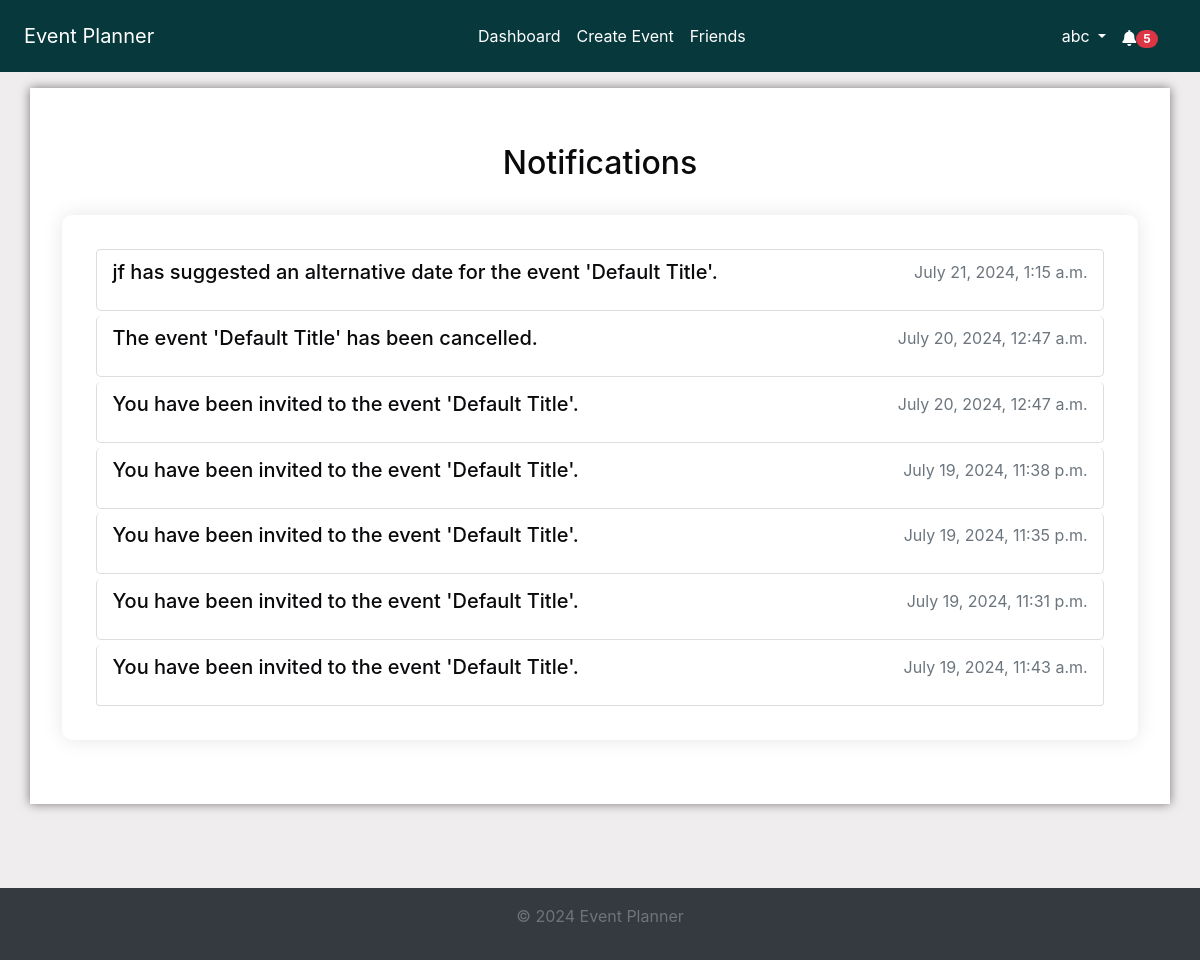
The page /notifications/ (signed in) on the database its author committed.
### notifications/models.py (models this page shows, shortened)
class Notification(models.Model):
    NOTIFICATION_TYPES = [
        ("event_created", "Event Created"),
        ("event_updated", "Event Updated"),
        ("event_cancelled", "Event Cancelled"),
        ("invitation_response", "Invitation Response"),
        ("suggested_alternate_date", "Suggested Alternate Date"),
        ("event_confirmed", "Event Confirmed"),
        ("friend_request_received", "Friend Request Received"),
    ]
    user = models.ForeignKey(User, on_delete=models.CASCADE)
    event = models.ForeignKey(
        Event, on_delete=models.CASCADE, null=True, blank=True
    )
    type = models.CharField(max_length=50, choices=NOTIFICATION_TYPES)
    message = models.TextField()
    created_at = models.DateTimeField(auto_now_add=True)
    read = models.BooleanField(default=False)
    url = models.URLField(default="/")

### notifications/views.py (the view)
# urls.py: path("", views.notifications, name="notifications"),
@login_required
def notifications(request):
    notifications = Notification.objects.filter(user=request.user).order_by(
        "-created_at"
    )
    context = {"notifications": notifications}
    return render(request, "notifications/notifications.html", context)

### accounts/context_processors.py (called while the page is built)
def google_api_key(request):
    return {"GOOGLE_API_KEY": os.getenv("GOOGLE_API_KEY")}

### notifications/context_processors.py (called while the page is built)
def notifications(request):
    if request.user.is_authenticated:
        all_unread_notifications = Notification.objects.filter(
            user=request.user, read=False
        ).order_by("-created_at")
        unread_count = all_unread_notifications.count()
        recent_unread_notifications = all_unread_notifications[:8]
        return {
            "recent_unread_notifications": recent_unread_notifications,
            "unread_count": unread_count,
        }
    return {}

### templates/notifications/notifications.html (shortened to what this page needs)
{% extends 'base.html' %}
{% block content %}
<div class="container">
    <h2 class="text-center mt-4 mb-4">Notifications</h2>
    <div class="notifications-list">
        <ul class="list-group">
            {% for notification in notifications %}
                <li class="list-group-item">
                    {% if notification.type == 'friend_request_received' %}
                        <a href="{% url 'friends_page' %}" class="notification-link">
                            <h5 class="notification-title">{{ notification.message }}</h5>
                            <p class="notification-time text-muted">{{ notification.created_at|date:"F j, Y, g:i a" }}</p>
                        </a>
                    {% else %}
                        <a href="{% url 'mark_notification_read' notification.id %}" class="notification-link">
                            <h5 class="notification-title">{{ notification.message }}</h5>
                            <p class="notification-time text-muted">{{ notification.created_at|date:"F j, Y, g:i a" }}</p>
                        </a>
                    {% endif %}
                </li>
            {% endfor %}
        </ul>
    </div>
</div>
{% endblock %}

### templates/base.html (shortened to what this page needs)
<!DOCTYPE html>
<html lang="en">
<head>
    {% load static %}
    <link rel="stylesheet" href="https://stackpath.bootstrapcdn.com/bootstrap/4.5.2/css/bootstrap.min.css">
    <link rel="stylesheet" href="{% static 'css/styles.css' %}">
    <link rel="stylesheet" href="https://cdnjs.cloudflare.com/ajax/libs/font-awesome/5.15.4/css/all.min.css">
    <link rel="stylesheet" href="https://cdnjs.cloudflare.com/ajax/libs/fullcalendar/3.10.2/fullcalendar.min.css" />
</head>
<body class="c-app">
    <header class="c-header c-header-light c-header-fixed">
        <nav class="navbar navbar-expand-lg navbar-light">
            <a class="navbar-brand" href="{% url 'home' %}">Event Planner</a>
            <div class="collapse navbar-collapse" id="navbarSupportedContent">
                {% if user.is_authenticated %}
                <ul class="navbar-nav mx-auto">
                    <li class="nav-item {% if request.resolver_match.url_name == 'dashboard' %}active{% endif %}">
                        <a class="nav-link" href="{% url 'dashboard' %}">Dashboard</a>
                    </li>
                    <li class="nav-item {% if request.resolver_match.url_name == 'create_event' %}active{% endif %}">
                        <a class="nav-link" href="{% url 'create_event' %}">Create Event</a>
                    </li>
                    <li class="nav-item {% if request.resolver_match.url_name == 'friends_page' %}active{% endif %}">
                        <a class="nav-link" href="{% url 'friends_page' %}">Friends</a>
                    </li>
                    {% endif %}
                </ul>
                {% if user.is_authenticated %}
                <ul class="navbar-nav d-flex">
                    <li class="nav-item dropdown">
                        <a class="nav-link dropdown-toggle" href="#" id="profileLink" role="button" data-toggle="dropdown" aria-haspopup="true" aria-expanded="false">
                            {{ user.username }}
                        </a>
                    </li>
                </ul>
                {% endif %}
            </div>
            {% if user.is_authenticated %}
                <ul class="navbar-nav ml-auto d-flex">
                    <li class="nav-item">
                        <a class="nav-link" href="#" id="notificationBell" role="button" data-toggle="dropdown" aria-haspopup="true" aria-expanded="false">
                            <i class="fas fa-bell"></i>
                            {% if unread_count > 0 %}
                                <span class="badge badge-pill badge-danger">{{ unread_count }}</span>
                            {% endif %}
                        </a>
                    </li>
                </ul>
            {% endif %}
        </nav>
    </header>
    <main class="c-main">
        <div class="container-fluid">
            <div class="fade-in">
                {% block content %}{% endblock %}
            </div>
        </div>
    </main>
    <footer class="footer mt-auto py-3">
        <div class="container text-center">
            <p class="text-muted">&copy; 2024 Event Planner</p>
        </div>
    </footer>
</body>
</html>

### static/css/styles.css (style rules this page uses)
* { box-sizing: border-box; }
body, html { margin: 0; padding: 0; font-family: var(--font-family-sans-serif); background-color: var(--background); color: var(--text); height: 100%; }
:root { --primary: #07393c; --secondary: #2C666E; --accent: #90DDF0; --background: #F0EDEE; --text: #0A090C; --heading-bg: #eeeeee; --white: #fff; --gray: #6c757d; --gray-dark: #343a40; --success: #28a745; --info: #17a2b8; --warning: #ffc107; --danger: #dc3545; --light: #f8f9fa; --dark: #343a40; --breakpoint-xs: 0; --breakpoint-sm: 576px; --breakpoint-md: 768px; --breakpoint-lg: 992px; --breakpoint-xl: 1200px; --font-family-sans-serif: -apple-system, BlinkMacSystemFont, "Segoe UI", Roboto, "Helvetica Neue", Arial, "Noto Sans", sans-serif, "Apple Color Emoji", "Segoe UI Emoji", "Segoe UI Symbol", "Noto Color Emoji"; --font-family-monospace: SFMono-Regular, Menlo, Monaco, Consolas, "Liberation Mono", "Courier New", monospace; }
.container-fluid { display: flex; flex-direction: column; min-height: 100vh; }
header { background-color: var(--primary) !important; color: var(--white) !important; padding: .5rem !important; margin-bottom: 1rem !important; }
header a, header .navbar-brand, header .nav-link { color: var(--white) !important; }
footer { background-color: var(--dark) !important; color: var(--white) !important; padding: 1rem !important; text-align: center !important; margin-top: auto; }
body>main>div>div>div.container { background-color: var(--white); padding: 2rem; box-shadow: 0 0 10px rgba(0, 0, 0, .5); }
.notifications-list { background-color: var(--white); padding: 2rem; border-radius: 10px; box-shadow: 0 0 20px rgba(0, 0, 0, .1); width: 100%; max-width: 100%; margin: 2rem auto; color: var(--text); }
.notifications-list ul { list-style-type: none; padding: 0; }
.notifications-list ul li { margin: .15rem; padding: 10px 15px; border: 1px solid #ddd; border-radius: 5px; transition: background-color .3s; }
.notifications-list ul li .notification-link { text-decoration: none; color: var(--text); display: flex; justify-content: space-between; }
.navbar-nav.mx-auto { flex: 1; justify-content: center; }
#notificationBell { margin-right: 10px; padding-top: .9rem; display: flex; justify-content: flex-end; }

### rows shown on the page
Notification: message "jf has suggested an alternative date for the event 'Default Title'.", created_at "July 21, 2024, 1:15 a.m."
Notification: message "The event 'Default Title' has been cancelled.", created_at "July 20, 2024, 12:47 a.m."
Notification: message "You have been invited to the event 'Default Title'.", created_at "July 20, 2024, 12:47 a.m."
Notification: message "You have been invited to the event 'Default Title'.", created_at "July 19, 2024, 11:38 p.m."
Notification: message "You have been invited to the event 'Default Title'.", created_at "July 19, 2024, 11:35 p.m."
Notification: message "You have been invited to the event 'Default Title'.", created_at "July 19, 2024, 11:31 p.m."
Notification: message "You have been invited to the event 'Default Title'.", created_at "July 19, 2024, 11:43 a.m."

### other values the page prints
{{ user.username }} "abc"
{{ unread_count }} "5"
